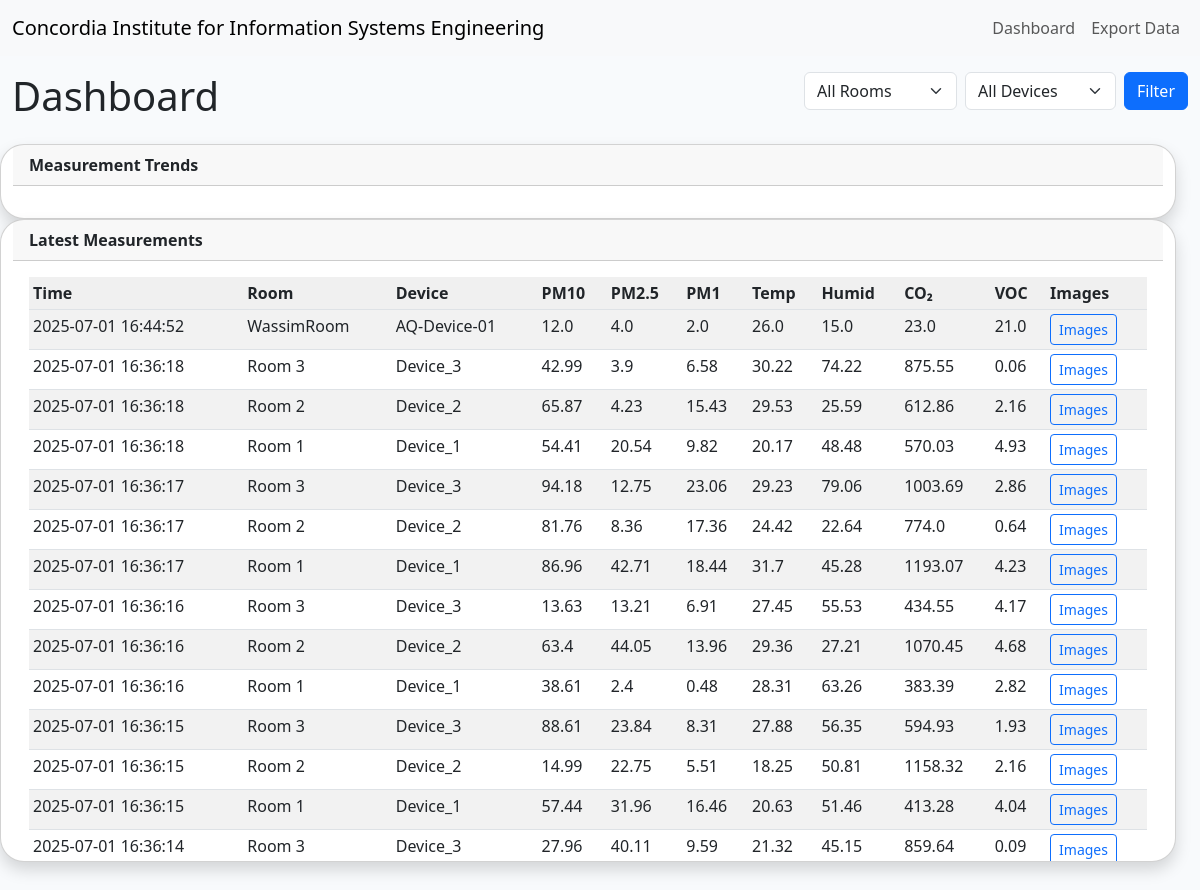
/dashboard/, run on the app's committed database.
### devices/models.py (models this page shows, shortened)
class Measurement(models.Model):
    unit = models.ForeignKey(AQThermalUnit, on_delete=models.CASCADE, related_name='measurements')
    timestamp = models.DateTimeField(auto_now_add=True)
    pm_10_value = models.FloatField()
    pm_2_5_value = models.FloatField()
    pm_1_value = models.FloatField()
    temperature = models.FloatField()
    humidity = models.FloatField()
    co2_value = models.FloatField()
    voc_value = models.FloatField()
    aq_value = models.FloatField()
    image = models.ImageField(upload_to='images/', blank=True, null=True)
    thermal_image = models.ImageField(upload_to='thermal/', blank=True, null=True)

class AQThermalUnit(models.Model):
    serial_number = models.CharField(max_length=100)
    room = models.ForeignKey(Room, on_delete=models.CASCADE, related_name='units')

class Room(models.Model):
    name = models.CharField(max_length=100)

### devices/views.py (the view)
# urls.py: path('dashboard/', dashboard_view, name='dashboard'),
def dashboard_view(request):
    room_id = request.GET.get('room')
    device_id = request.GET.get('device')
    measurements = Measurement.objects.all().order_by('-timestamp')
    if room_id and room_id != "all":
        measurements = measurements.filter(unit__room_id=room_id)
    if device_id and device_id != "all":
        measurements = measurements.filter(unit_id=device_id)
    plot_data = measurements.order_by('-timestamp')[:100][::-1]  # last 100, oldest first
    rooms = Room.objects.all()
    devices = AQThermalUnit.objects.all()
    context = {
        'measurements': measurements[:50],  # Show 50 latest
        'rooms': rooms,
        'devices': devices,
        'plot_data': plot_data,
        'selected_room': room_id or "all",
        'selected_device': device_id or "all",
    }
    return render(request, 'devices/dashboard.html', context)

### devices/templates/devices/dashboard.html (shortened to what this page needs)
{% extends "base.html" %}
{% load static %}
{% block content %}
<div class="row mb-3">
    <div class="col">
        <h1>Dashboard</h1>
    </div>
    <div class="col-auto">
        <form class="row row-cols-lg-auto g-2 align-items-center" method="get">
            <div class="col">
                <select name="room" class="form-select">
                    <option value="all" {% if selected_room == "all" %}selected{% endif %}>All Rooms</option>
                </select>
            </div>
            <div class="col">
                <select name="device" class="form-select">
                    <option value="all" {% if selected_device == "all" %}selected{% endif %}>All Devices</option>
                </select>
            </div>
            <div class="col">
                <button type="submit" class="btn btn-primary">Filter</button>
            </div>
        </form>
    </div>
</div>
<div class="row">
    <div class="row">
        <div class="card shadow">
            <div class="card-header">
                <b>Measurement Trends</b>
            </div>
            <div class="card-body">
            </div>
        </div>
    </div>
    <div class="row">
        <div class="card shadow">
            <div class="card-header">
                <b>Latest Measurements</b>
            </div>
            <div class="card-body table-responsive" style="max-height: 600px; overflow-y: auto;">
                <table class="table table-sm table-striped">
                    <thead>
                        <tr>
                            <th>Time</th>
                            <th>Room</th>
                            <th>Device</th>
                            <th>PM10</th>
                            <th>PM2.5</th>
                            <th>PM1</th>
                            <th>Temp</th>
                            <th>Humid</th>
                            <th>CO₂</th>
                            <th>VOC</th>
                            <th>Images</th>
                        </tr>
                    </thead>
                    <tbody>
                        {% for m in measurements %}
                        <tr>
                            <td>{{ m.timestamp|date:"Y-m-d H:i:s" }}</td>
                            <td>{{ m.unit.room.name }}</td>
                            <td>{{ m.unit.serial_number }}</td>
                            <td>{{ m.pm_10_value }}</td>
                            <td>{{ m.pm_2_5_value }}</td>
                            <td>{{ m.pm_1_value }}</td>
                            <td>{{ m.temperature }}</td>
                            <td>{{ m.humidity }}</td>
                            <td>{{ m.co2_value }}</td>
                            <td>{{ m.voc_value }}</td>
                            <td>
                              <button type="button" class="btn btn-outline-primary btn-sm show-images-btn"
                                data-img-url="{% if m.image %}{{ m.image.url }}{% endif %}"
                                data-thermal-url="{% if m.thermal_image %}{{ m.thermal_image.url }}{% endif %}"
                                data-bs-toggle="modal"
                                data-bs-target="#imageModal">
                                Images
                              </button>
                            </td>
                        </tr>
                        {% endfor %}
                    </tbody>
                </table>
            </div>
        </div>
    </div>
</div>
{% endblock %}

### templates/base.html (shortened to what this page needs)
<!DOCTYPE html>
<html lang="en">
<head>
    <link href="https://cdn.jsdelivr.net/npm/bootstrap@5.3.0/dist/css/bootstrap.min.css" rel="stylesheet">
    {% load static %}
    <link rel="stylesheet" href="{% static 'devices/style.css' %}">
    <nav class="navbar navbar-expand-lg navbar-light bg-light mb-3">
    <div class="container-fluid">
        <a class="navbar-brand" href="{% url 'dashboard' %}">Concordia Institute for Information Systems Engineering</a>
        <div class="collapse navbar-collapse">
        <ul class="navbar-nav ms-auto">
            <li class="nav-item"><a class="nav-link" href="{% url 'dashboard' %}">Dashboard</a></li>
            <li class="nav-item"><a class="nav-link" href="{% url 'export_data' %}">Export Data</a></li>
        </ul>
        </div>
    </div>
    </nav>
</head>
<body>
    <div class="container-fluid">
        {% block content %}
        {% endblock %}
    </div>
</body>
</html>

### devices/static/devices/style.css (style rules this page uses)
body { background-color: #f8fafc; }
.card { border-radius: 1.5rem; box-shadow: 0 0.5rem 1rem rgba(0,0,0,0.05); }
.table thead th { background: #f0f0f0; font-weight: bold; }

### data on the page
Measurement: timestamp "2025-07-01 16:44:52", unit.room.name "WassimRoom", unit.serial_number "AQ-Device-01", pm_10_value "12.0", pm_2_5_value "4.0", pm_1_value "2.0", temperature "26.0", humidity "15.0", co2_value "23.0", voc_value "21.0"
Measurement: timestamp "2025-07-01 16:36:18", unit.room.name "Room 3", unit.serial_number "Device_3", pm_10_value "42.99", pm_2_5_value "3.9", pm_1_value "6.58", temperature "30.22", humidity "74.22", co2_value "875.55", voc_value "0.06"
Measurement: timestamp "2025-07-01 16:36:18", unit.room.name "Room 2", unit.serial_number "Device_2", pm_10_value "65.87", pm_2_5_value "4.23", pm_1_value "15.43", temperature "29.53", humidity "25.59", co2_value "612.86", voc_value "2.16"
Measurement: timestamp "2025-07-01 16:36:18", unit.room.name "Room 1", unit.serial_number "Device_1", pm_10_value "54.41", pm_2_5_value "20.54", pm_1_value "9.82", temperature "20.17", humidity "48.48", co2_value "570.03", voc_value "4.93"
Measurement: timestamp "2025-07-01 16:36:17", unit.room.name "Room 3", unit.serial_number "Device_3", pm_10_value "94.18", pm_2_5_value "12.75", pm_1_value "23.06", temperature "29.23", humidity "79.06", co2_value "1003.69", voc_value "2.86"
Measurement: timestamp "2025-07-01 16:36:17", unit.room.name "Room 2", unit.serial_number "Device_2", pm_10_value "81.76", pm_2_5_value "8.36", pm_1_value "17.36", temperature "24.42", humidity "22.64", co2_value "774.0", voc_value "0.64"
Measurement: timestamp "2025-07-01 16:36:17", unit.room.name "Room 1", unit.serial_number "Device_1", pm_10_value "86.96", pm_2_5_value "42.71", pm_1_value "18.44", temperature "31.7", humidity "45.28", co2_value "1193.07", voc_value "4.23"
Measurement: timestamp "2025-07-01 16:36:16", unit.room.name "Room 3", unit.serial_number "Device_3", pm_10_value "13.63", pm_2_5_value "13.21", pm_1_value "6.91", temperature "27.45", humidity "55.53", co2_value "434.55", voc_value "4.17"
Measurement: timestamp "2025-07-01 16:36:16", unit.room.name "Room 2", unit.serial_number "Device_2", pm_10_value "63.4", pm_2_5_value "44.05", pm_1_value "13.96", temperature "29.36", humidity "27.21", co2_value "1070.45", voc_value "4.68"
Measurement: timestamp "2025-07-01 16:36:16", unit.room.name "Room 1", unit.serial_number "Device_1", pm_10_value "38.61", pm_2_5_value "2.4", pm_1_value "0.48", temperature "28.31", humidity "63.26", co2_value "383.39", voc_value "2.82"
Measurement: timestamp "2025-07-01 16:36:15", unit.room.name "Room 3", unit.serial_number "Device_3", pm_10_value "88.61", pm_2_5_value "23.84", pm_1_value "8.31", temperature "27.88", humidity "56.35", co2_value "594.93", voc_value "1.93"
Measurement: timestamp "2025-07-01 16:36:15", unit.room.name "Room 2", unit.serial_number "Device_2", pm_10_value "14.99", pm_2_5_value "22.75", pm_1_value "5.51", temperature "18.25", humidity "50.81", co2_value "1158.32", voc_value "2.16"
Measurement: timestamp "2025-07-01 16:36:15", unit.room.name "Room 1", unit.serial_number "Device_1", pm_10_value "57.44", pm_2_5_value "31.96", pm_1_value "16.46", temperature "20.63", humidity "51.46", co2_value "413.28", voc_value "4.04"
Measurement: timestamp "2025-07-01 16:36:14", unit.room.name "Room 3", unit.serial_number "Device_3", pm_10_value "27.96", pm_2_5_value "40.11", pm_1_value "9.59", temperature "21.32", humidity "45.15", co2_value "859.64", voc_value "0.09"
